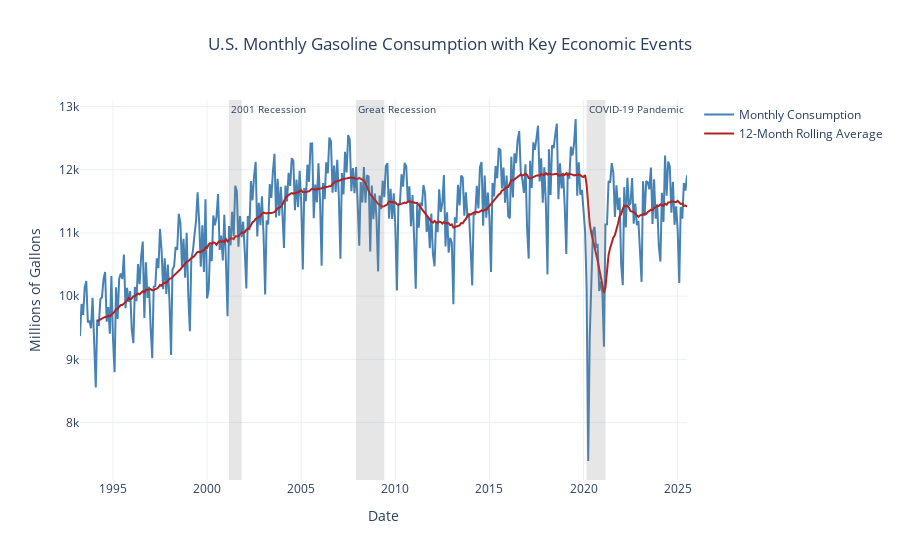

Notebook code for this chart:
### Code cell
# Create a line plot with highlighted recession/pandemic periods

# Define recession/pandemic periods
highlight_periods = [
    {"start": "2001-03-01", "end": "2001-11-01", "label": "2001 Recession"},
    {"start": "2007-12-01", "end": "2009-06-01", "label": "Great Recession"},
    {"start": "2020-03-01", "end": "2021-03-01", "label": "COVID-19 Pandemic"},
]

# Create figure
fig = go.Figure()

# Add both lines
fig.add_trace(go.Scatter(
    x=consumption1["Date"],
    y=consumption1["Gasoline_Consumption(Millions of Gallons)"],
    mode="lines",
    name="Monthly Consumption",
    line=dict(color="steelblue", width=2)
))

fig.add_trace(go.Scatter(
    x=consumption1["Date"],
    y=consumption1["Rolling_Avg"],
    mode="lines",
    name="12-Month Rolling Average",
    line=dict(color="firebrick", width=2)
))

# Add shaded rectangles for each event
for period in highlight_periods:
    fig.add_vrect(
        x0=period["start"], x1=period["end"],
        fillcolor="gray", opacity=0.2, line_width=0,
        annotation_text=period["label"],
        annotation_position="top left",
        annotation_font_size=10
    )

# Layout styling
fig.update_layout(
    title="U.S. Monthly Gasoline Consumption with Key Economic Events",
    xaxis_title="Date",
    yaxis_title="Millions of Gallons",
    template="plotly_white",
    hovermode="x unified",
    title_x=0.5,
    legend_title_text=""
)

fig.show()

### Figure 1 — Plotly figure (JSON) as saved in the notebook; plotly's stock layout.template omitted (floating-point values rounded to 4 significant figures; data arrays with more than 128 entries replaced by an {"elided": "..."} marker saying what was removed)
{"data": [{"line": {"color": "steelblue", "width": 2}, "mode": "lines", "name": "Monthly Consumption", "type": "scatter", "x": {"elided": "388 str values"}, "y": {"elided": "388 float values"}}, {"line": {"color": "firebrick", "width": 2}, "mode": "lines", "name": "12-Month Rolling Average", "type": "scatter", "x": {"elided": "388 str values"}, "y": {"elided": "388 float values"}}], "layout": {"annotations": [{"font": {"size": 10}, "showarrow": false, "text": "2001 Recession", "x": "2001-03-01", "xanchor": "left", "xref": "x", "y": 1, "yanchor": "top", "yref": "y domain"}, {"font": {"size": 10}, "showarrow": false, "text": "Great Recession", "x": "2007-12-01", "xanchor": "left", "xref": "x", "y": 1, "yanchor": "top", "yref": "y domain"}, {"font": {"size": 10}, "showarrow": false, "text": "COVID-19 Pandemic", "x": "2020-03-01", "xanchor": "left", "xref": "x", "y": 1, "yanchor": "top", "yref": "y domain"}], "hovermode": "x unified", "legend": {"title": {"text": ""}}, "shapes": [{"fillcolor": "gray", "line": {"width": 0}, "opacity": 0.2, "type": "rect", "x0": "2001-03-01", "x1": "2001-11-01", "xref": "x", "y0": 0, "y1": 1, "yref": "y domain"}, {"fillcolor": "gray", "line": {"width": 0}, "opacity": 0.2, "type": "rect", "x0": "2007-12-01", "x1": "2009-06-01", "xref": "x", "y0": 0, "y1": 1, "yref": "y domain"}, {"fillcolor": "gray", "line": {"width": 0}, "opacity": 0.2, "type": "rect", "x0": "2020-03-01", "x1": "2021-03-01", "xref": "x", "y0": 0, "y1": 1, "yref": "y domain"}], "title": {"text": "U.S. Monthly Gasoline Consumption with Key Economic Events", "x": 0.5}, "xaxis": {"title": {"text": "Date"}}, "yaxis": {"title": {"text": "Millions of Gallons"}}}}
